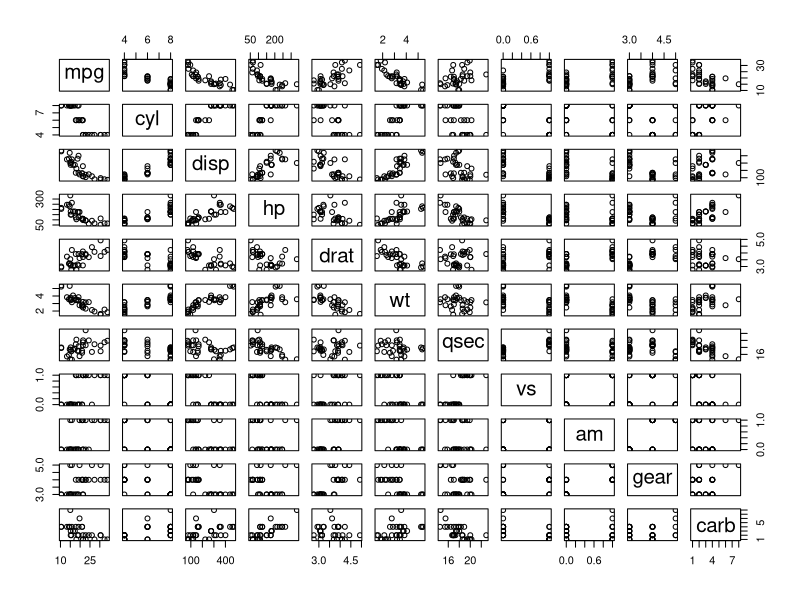
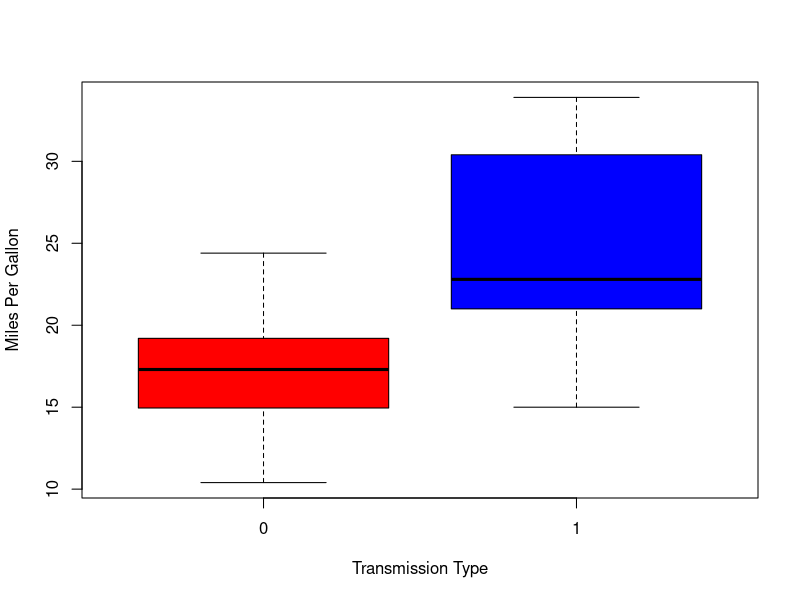

R code for these plots, in order:
## ---- chunk 1
pairs(mpg ~ ., data = mtcars)
## ---- chunk 2
boxplot(mpg ~ am, data = mtcars, col = (c("red","blue")), ylab = "Miles Per Gallon", xlab = "Transmission Type")
